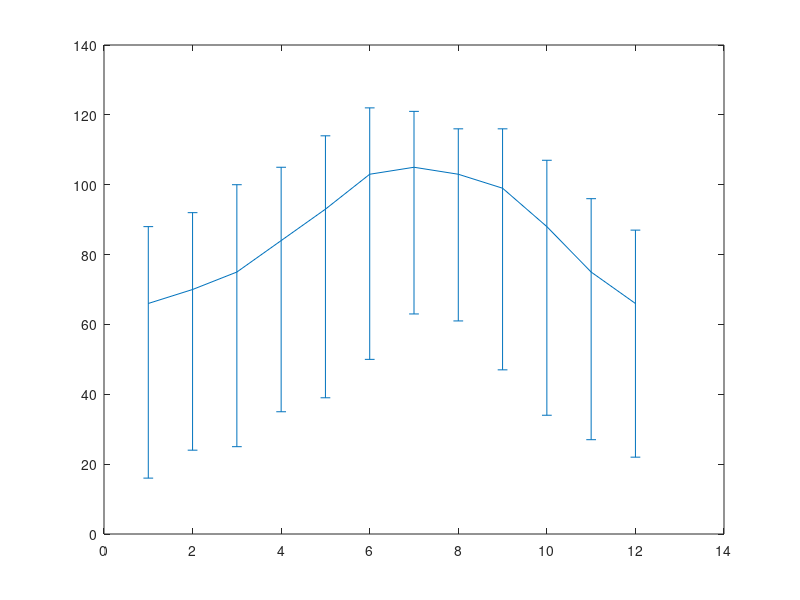

This chart was generated by the following MATLAB code:
x = 1:1:12;
y = [66 70 75 84 93 103 105 103 99 88 75 66];
errpos = [88 92 100 105 114 122 121 116 116 107 96 87];
errpos = errpos - y;
errneg = [16 24 25 35 39 50 63 61 47 34 27 22];
errneg = y - errneg;
errorbar(x,y,errneg, errpos)